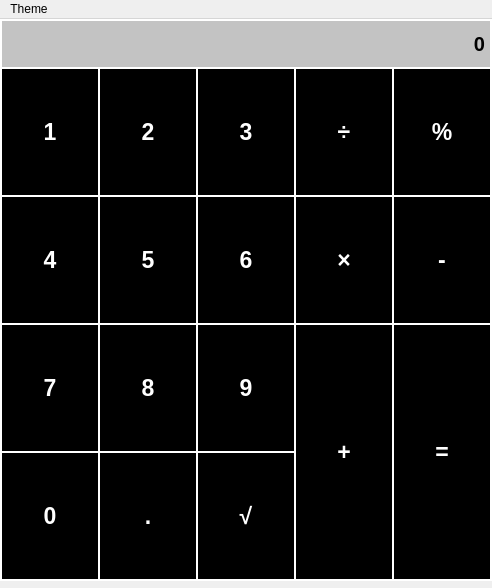
<?xml version="1.0" encoding="UTF-8"?>
<ui version="4.0">
 <class>MainWindow</class>
 <widget class="QMainWindow" name="MainWindow">
  <property name="geometry">
   <rect>
    <x>0</x>
    <y>0</y>
    <width>492</width>
    <height>588</height>
   </rect>
  </property>
  <property name="windowTitle">
   <string>Калькулятор</string>
  </property>
  <widget class="QWidget" name="centralwidget">
   <widget class="QLabel" name="label_result">
    <property name="geometry">
     <rect>
      <x>0</x>
      <y>0</y>
      <width>492</width>
      <height>50</height>
     </rect>
    </property>
    <property name="font">
     <font>
      <pointsize>15</pointsize>
      <weight>75</weight>
      <bold>true</bold>
     </font>
    </property>
    <property name="styleSheet">
     <string notr="true">background-color: rgb(195, 195, 195);
border: 2px solid rgb(255,255,255);</string>
    </property>
    <property name="text">
     <string>0</string>
    </property>
    <property name="alignment">
     <set>Qt::AlignRight|Qt::AlignTrailing|Qt::AlignVCenter</set>
    </property>
    <property name="margin">
     <number>10</number>
    </property>
   </widget>
   <widget class="QPushButton" name="btn_0">
    <property name="geometry">
     <rect>
      <x>0</x>
      <y>432</y>
      <width>100</width>
      <height>130</height>
     </rect>
    </property>
    <property name="font">
     <font>
      <pointsize>17</pointsize>
      <weight>75</weight>
      <bold>true</bold>
     </font>
    </property>
    <property name="styleSheet">
     <string notr="true">background-color: rgb(0, 0, 0);
color: rgb(255, 255, 255);
border: 2px solid rgb(255,255,255);</string>
    </property>
    <property name="text">
     <string>0</string>
    </property>
   </widget>
   <widget class="QPushButton" name="btn_add">
    <property name="geometry">
     <rect>
      <x>294</x>
      <y>304</y>
      <width>100</width>
      <height>258</height>
     </rect>
    </property>
    <property name="font">
     <font>
      <pointsize>17</pointsize>
      <weight>75</weight>
      <bold>true</bold>
     </font>
    </property>
    <property name="styleSheet">
     <string notr="true">background-color: rgb(0, 0, 0);
color: rgb(255, 255, 255);
border: 2px solid rgb(255,255,255);</string>
    </property>
    <property name="text">
     <string>+</string>
    </property>
   </widget>
   <widget class="QPushButton" name="btn_7">
    <property name="geometry">
     <rect>
      <x>0</x>
      <y>304</y>
      <width>100</width>
      <height>130</height>
     </rect>
    </property>
    <property name="font">
     <font>
      <pointsize>17</pointsize>
      <weight>75</weight>
      <bold>true</bold>
     </font>
    </property>
    <property name="styleSheet">
     <string notr="true">background-color: rgb(0, 0, 0);
color: rgb(255, 255, 255);
border: 2px solid rgb(255,255,255);</string>
    </property>
    <property name="text">
     <string>7</string>
    </property>
   </widget>
   <widget class="QPushButton" name="btn_8">
    <property name="geometry">
     <rect>
      <x>98</x>
      <y>304</y>
      <width>100</width>
      <height>130</height>
     </rect>
    </property>
    <property name="font">
     <font>
      <pointsize>17</pointsize>
      <weight>75</weight>
      <bold>true</bold>
     </font>
    </property>
    <property name="styleSheet">
     <string notr="true">background-color: rgb(0, 0, 0);
color: rgb(255, 255, 255);
border: 2px solid rgb(255,255,255);</string>
    </property>
    <property name="text">
     <string>8</string>
    </property>
   </widget>
   <widget class="QPushButton" name="btn_9">
    <property name="geometry">
     <rect>
      <x>196</x>
      <y>304</y>
      <width>100</width>
      <height>130</height>
     </rect>
    </property>
    <property name="font">
     <font>
      <pointsize>17</pointsize>
      <weight>75</weight>
      <bold>true</bold>
     </font>
    </property>
    <property name="styleSheet">
     <string notr="true">background-color: rgb(0, 0, 0);
color: rgb(255, 255, 255);
border: 2px solid rgb(255,255,255);</string>
    </property>
    <property name="text">
     <string>9</string>
    </property>
   </widget>
   <widget class="QPushButton" name="btn_4">
    <property name="geometry">
     <rect>
      <x>0</x>
      <y>176</y>
      <width>100</width>
      <height>130</height>
     </rect>
    </property>
    <property name="font">
     <font>
      <pointsize>17</pointsize>
      <weight>75</weight>
      <bold>true</bold>
     </font>
    </property>
    <property name="styleSheet">
     <string notr="true">background-color: rgb(0, 0, 0);
color: rgb(255, 255, 255);
border: 2px solid rgb(255,255,255);</string>
    </property>
    <property name="text">
     <string>4</string>
    </property>
   </widget>
   <widget class="QPushButton" name="btn_5">
    <property name="geometry">
     <rect>
      <x>98</x>
      <y>176</y>
      <width>100</width>
      <height>130</height>
     </rect>
    </property>
    <property name="font">
     <font>
      <pointsize>17</pointsize>
      <weight>75</weight>
      <bold>true</bold>
     </font>
    </property>
    <property name="styleSheet">
     <string notr="true">background-color: rgb(0, 0, 0);
color: rgb(255, 255, 255);
border: 2px solid rgb(255,255,255);</string>
    </property>
    <property name="text">
     <string>5</string>
    </property>
   </widget>
   <widget class="QPushButton" name="btn_6">
    <property name="geometry">
     <rect>
      <x>196</x>
      <y>176</y>
      <width>100</width>
      <height>130</height>
     </rect>
    </property>
    <property name="font">
     <font>
      <pointsize>17</pointsize>
      <weight>75</weight>
      <bold>true</bold>
     </font>
    </property>
    <property name="styleSheet">
     <string notr="true">background-color: rgb(0, 0, 0);
color: rgb(255, 255, 255);
border: 2px solid rgb(255,255,255);</string>
    </property>
    <property name="text">
     <string>6</string>
    </property>
   </widget>
   <widget class="QPushButton" name="btn_1">
    <property name="geometry">
     <rect>
      <x>0</x>
      <y>48</y>
      <width>100</width>
      <height>130</height>
     </rect>
    </property>
    <property name="font">
     <font>
      <pointsize>17</pointsize>
      <weight>75</weight>
      <bold>true</bold>
     </font>
    </property>
    <property name="styleSheet">
     <string notr="true">background-color: rgb(0, 0, 0);
color: rgb(255, 255, 255);
border: 2px solid rgb(255,255,255);</string>
    </property>
    <property name="text">
     <string>1</string>
    </property>
   </widget>
   <widget class="QPushButton" name="btn_2">
    <property name="geometry">
     <rect>
      <x>98</x>
      <y>48</y>
      <width>100</width>
      <height>130</height>
     </rect>
    </property>
    <property name="font">
     <font>
      <pointsize>17</pointsize>
      <weight>75</weight>
      <bold>true</bold>
     </font>
    </property>
    <property name="styleSheet">
     <string notr="true">background-color: rgb(0, 0, 0);
color: rgb(255, 255, 255);
border: 2px solid rgb(255,255,255);</string>
    </property>
    <property name="text">
     <string>2</string>
    </property>
   </widget>
   <widget class="QPushButton" name="btn_3">
    <property name="geometry">
     <rect>
      <x>196</x>
      <y>48</y>
      <width>100</width>
      <height>130</height>
     </rect>
    </property>
    <property name="font">
     <font>
      <pointsize>17</pointsize>
      <weight>75</weight>
      <bold>true</bold>
     </font>
    </property>
    <property name="styleSheet">
     <string notr="true">background-color: rgb(0, 0, 0);
color: rgb(255, 255, 255);
border: 2px solid rgb(255,255,255);</string>
    </property>
    <property name="text">
     <string>3</string>
    </property>
   </widget>
   <widget class="QPushButton" name="btn_dot">
    <property name="geometry">
     <rect>
      <x>98</x>
      <y>432</y>
      <width>100</width>
      <height>130</height>
     </rect>
    </property>
    <property name="font">
     <font>
      <pointsize>17</pointsize>
      <weight>75</weight>
      <bold>true</bold>
     </font>
    </property>
    <property name="styleSheet">
     <string notr="true">background-color: rgb(0, 0, 0);
color: rgb(255, 255, 255);
border: 2px solid rgb(255,255,255);</string>
    </property>
    <property name="text">
     <string>.</string>
    </property>
   </widget>
   <widget class="QPushButton" name="btn_radical">
    <property name="geometry">
     <rect>
      <x>196</x>
      <y>432</y>
      <width>100</width>
      <height>130</height>
     </rect>
    </property>
    <property name="font">
     <font>
      <pointsize>17</pointsize>
      <weight>75</weight>
      <bold>true</bold>
     </font>
    </property>
    <property name="styleSheet">
     <string notr="true">background-color: rgb(0, 0, 0);
color: rgb(255, 255, 255);
border: 2px solid rgb(255,255,255);</string>
    </property>
    <property name="text">
     <string>√</string>
    </property>
   </widget>
   <widget class="QPushButton" name="btn_result">
    <property name="geometry">
     <rect>
      <x>392</x>
      <y>304</y>
      <width>100</width>
      <height>258</height>
     </rect>
    </property>
    <property name="font">
     <font>
      <pointsize>17</pointsize>
      <weight>75</weight>
      <bold>true</bold>
     </font>
    </property>
    <property name="styleSheet">
     <string notr="true">background-color: rgb(0, 0, 0);
color: rgb(255, 255, 255);
border: 2px solid rgb(255,255,255);</string>
    </property>
    <property name="text">
     <string>=</string>
    </property>
   </widget>
   <widget class="QPushButton" name="btn_div">
    <property name="geometry">
     <rect>
      <x>294</x>
      <y>48</y>
      <width>100</width>
      <height>130</height>
     </rect>
    </property>
    <property name="font">
     <font>
      <pointsize>17</pointsize>
      <weight>75</weight>
      <bold>true</bold>
     </font>
    </property>
    <property name="styleSheet">
     <string notr="true">background-color: rgb(0, 0, 0);
color: rgb(255, 255, 255);
border: 2px solid rgb(255,255,255);</string>
    </property>
    <property name="text">
     <string>÷</string>
    </property>
   </widget>
   <widget class="QPushButton" name="btn_mult">
    <property name="geometry">
     <rect>
      <x>294</x>
      <y>176</y>
      <width>100</width>
      <height>130</height>
     </rect>
    </property>
    <property name="font">
     <font>
      <pointsize>17</pointsize>
      <weight>75</weight>
      <bold>true</bold>
     </font>
    </property>
    <property name="styleSheet">
     <string notr="true">background-color: rgb(0, 0, 0);
color: rgb(255, 255, 255);
border: 2px solid rgb(255,255,255);</string>
    </property>
    <property name="text">
     <string>×</string>
    </property>
   </widget>
   <widget class="QPushButton" name="btn_perc">
    <property name="geometry">
     <rect>
      <x>392</x>
      <y>48</y>
      <width>100</width>
      <height>130</height>
     </rect>
    </property>
    <property name="font">
     <font>
      <pointsize>17</pointsize>
      <weight>75</weight>
      <bold>true</bold>
     </font>
    </property>
    <property name="styleSheet">
     <string notr="true">background-color: rgb(0, 0, 0);
color: rgb(255, 255, 255);
border: 2px solid rgb(255,255,255);</string>
    </property>
    <property name="text">
     <string>%</string>
    </property>
   </widget>
   <widget class="QPushButton" name="btn_sub">
    <property name="geometry">
     <rect>
      <x>392</x>
      <y>176</y>
      <width>100</width>
      <height>130</height>
     </rect>
    </property>
    <property name="font">
     <font>
      <pointsize>17</pointsize>
      <weight>75</weight>
      <bold>true</bold>
     </font>
    </property>
    <property name="styleSheet">
     <string notr="true">background-color: rgb(0, 0, 0);
color: rgb(255, 255, 255);
border: 2px solid rgb(255,255,255);</string>
    </property>
    <property name="text">
     <string>-</string>
    </property>
   </widget>
  </widget>
  <widget class="QMenuBar" name="menuBar">
   <property name="geometry">
    <rect>
     <x>0</x>
     <y>0</y>
     <width>492</width>
     <height>26</height>
    </rect>
   </property>
   <widget class="QMenu" name="menuTheme">
    <property name="title">
     <string>Theme</string>
    </property>
    <addaction name="separator"/>
    <addaction name="actionDark"/>
    <addaction name="actionLight"/>
    <addaction name="actionIPhone"/>
   </widget>
   <addaction name="menuTheme"/>
  </widget>
  <action name="actionDark">
   <property name="text">
    <string>Dark</string>
   </property>
  </action>
  <action name="actionLight">
   <property name="text">
    <string>Light</string>
   </property>
  </action>
  <action name="actionIPhone">
   <property name="text">
    <string>IPhone</string>
   </property>
  </action>
 </widget>
 <resources/>
 <connections/>
</ui>
